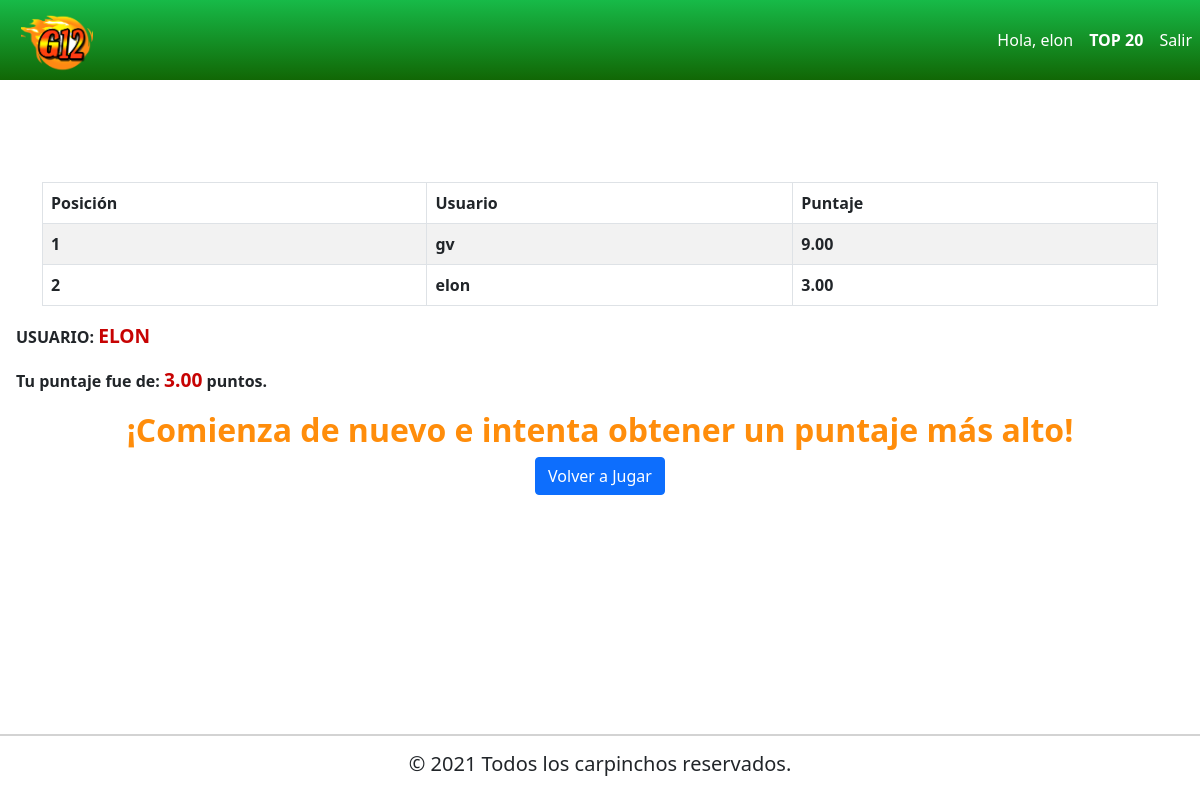
Page /tablero/ (signed in) on the committed database.
### Quiz/models.py (models this page shows, shortened)
class QuizUsuario(models.Model):
    usuario = models.OneToOneField(User, on_delete=models.CASCADE)
    puntaje_total = models.DecimalField(verbose_name='puntaje total', default = 0, decimal_places= 2, max_digits=10, null=True)

### Quiz/views.py (the view)
# urls.py: path('tablero/', tablero, name='tablero'),
@login_required(login_url='inicio.html')
def tablero(request):
    total_usuarios_quiz = QuizUsuario.objects.order_by('-puntaje_total')[:20]
    contador = total_usuarios_quiz.count()
    context = {
        'usuario_quiz': total_usuarios_quiz,
        'contar_user':contador,
    }
    return render(request,'play/tablero.html',context)

### templates/play/tablero.html (shortened to what this page needs)
{% extends 'base.html' %}
{% block contenido %}
    <div class="container">
        <h1 class="text-center my-4">
            <span class="badge badge-info">
            </span>
        </h1>
        <table class="table table-striped table-bordered">
            <thead>
                <tr>
                    <th>Posición</th>
                    <th>Usuario</th>
                    <th>Puntaje</th>
                </tr>
            </thead>
            <tbody>
                {% for user_quiz in usuario_quiz %}
                <tr>
                    <th>{{forloop.counter}}</th>
                    <th>{{user_quiz.usuario.username}}</th>
                    <th>{{user_quiz.puntaje_total}}</th>
                </tr>
                {% endfor %}
            </tbody>
        </table>
    </div>
    <div class="puntaje">
        <p> USUARIO: <span class="puntaje_actual">{{user.username.upper}}</span></p>
        {% for user_quiz in usuario_quiz %}
            {% if user.username == user_quiz.usuario.username %}
                <p>Tu puntaje fue de: <span class="puntaje_actual">{{user_quiz.puntaje_total}}</span> puntos.</p>
             {% endif %}
        {% endfor %}
    </div>
    <div class="jugar-denuevo">
        <h2 class="comienza">¡Comienza de nuevo e intenta obtener un puntaje más alto!</h2>
        <a href="{% url 'atencion' %}"><button type="button" class="btn btn-primary">Volver a Jugar </button></a>
    </div>
    {% endblock %}

### templates/includes/navbar.html (shortened to what this page needs)
{% load static %}
<nav class="navbar navbar-expand-lg navbar-light" style="background: linear-gradient(180deg, rgba(24,185,34,1) 0%, rgba(23,186,72,1) 0%, rgba(17,103,5,1) 100%); padding-left: 5px;">
    <a href="{% url 'inicio' %}"><img title="Inicio" class="logo-g12" src="{% static 'images/logo.png' %}" alt=""></a>
    <div class="collapse navbar-collapse justify-content-end" id="navbarNav">
      <ul class="navbar-nav">
        {% if user.is_authenticated %}
        <li class="nav-item active">
          <a class="nav-link" href="#" style="color:white">Hola, {{user.username}}</a>
        </li>
        <li class="nav-item">
          <a class="nav-link" href="{% url 'tablero' %}" style="color:white"><b>TOP 20</b></a>
        </li>
        <li class="nav-item">
          <a class="nav-link" href="{% url 'logout_vista' %}" style="color:white">Salir</a>
        </li>
          {% endif %}
      </ul>
    </div>
  </nav>

### static/css/main.css (style rules this page uses)
.logo-g12 { height:8vh; width: 9vh; margin-left: 2vh; }
.puntaje { margin-left:2vh; font-weight: bold; }
.puntaje_actual { color: rgb(199, 3, 3); font-size: 120%; }
.jugar-denuevo { text-align: center; }
.comienza { color: rgb(255, 141, 11); font-weight: bold; }

### rows in the picture
QuizUsuario: usuario.username "gv", puntaje_total "9.00"
QuizUsuario: usuario.username "elon", puntaje_total "3.00"

### other values in the picture
{{ user.username }} "elon"
{{ user.username.upper }} "ELON"
